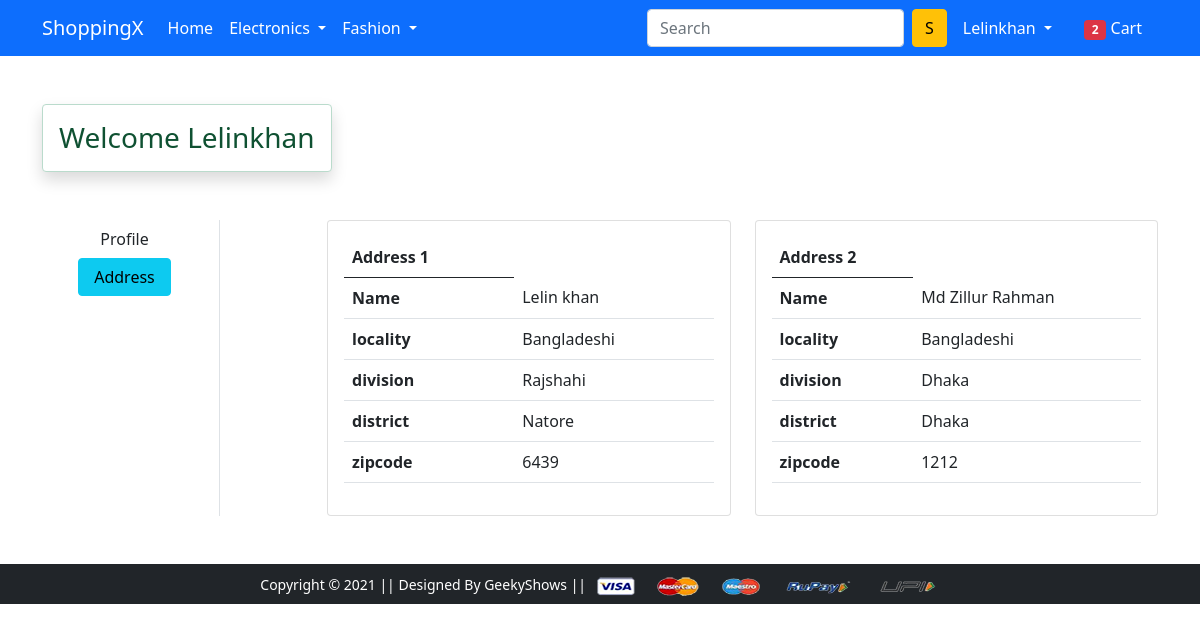
The app's page /address/ (signed in) with its own data.
### app/models.py (models this page shows, shortened)
class Customer(models.Model):
    user = models.ForeignKey(User, on_delete=models.CASCADE)
    name = models.CharField(max_length=200)
    locality = models.CharField(max_length=200)
    division = models.CharField(max_length=50)
    district = models.CharField(choices=DISTRICT_CHOICE, max_length=50)
    zipcode = models.IntegerField()

### app/views.py (the view)
# urls.py: path('address/', views.address, name='address'),
@login_required()
def address(request):
    total_cart = 0
    addr = Customer.objects.filter(user=request.user)
    if request.user.is_authenticated:
        total_cart += len(Cart.objects.filter(user=request.user))
    context = {'addr': addr,'total_cart':total_cart}
    return render(request, 'app/address.html', context)

### app/templates/app/address.html (shortened to what this page needs)
{% extends 'app/base.html' %}
{% load static %}
{% block main-content %}
<div class="container my-5">
 <div class="row">
 <div class=" d-inline-flex">
         <h3 class="shadow p-3 mb-5 bg-body rounded alert alert-success">Welcome {{user.username}}</h3>
    </div>
  <div class="col-sm-2  px-5 border-end">
   <ul class="list-unstyled">
    <li class="d-grid "><a href="{% url 'profile' %}" class="btn ">Profile</a></li>
    <li class="d-grid"><a href="{% url 'address' %}" class="btn btn-info">Address</a></li>
   </ul>
  </div>
  <div class="col-sm-9 offset-sm-1">
   <div class="row">
    {% for ad in addr %}
        <div class="col-sm-6">
         <div class="card">
          <div class="card-body">
           <table class="table">
             <thead>
               <tr>
                 <th scope="col">Address {{forloop.counter}}</th>
               </tr>
             </thead>
             <tbody>
               <tr>
                 <th scope="row">Name</th>
                 <td>{{ad.name}}</td>
               </tr>
               <tr>
                 <th scope="row">locality</th>
                 <td>{{ad.locality}}</td>
               </tr>
               <tr>
                 <th scope="row">division</th>
                 <td colspan="2">{{ad.division}}</td>
               </tr>
             <tr>
                 <th scope="row">district</th>
                 <td colspan="2">{{ad.district}}</td>
               </tr>
             <tr>
                 <th scope="row">zipcode</th>
                 <td colspan="2">{{ad.zipcode}}</td>
               </tr>
             </tbody>
           </table>
          </div>
         </div>
        </div>
       {% endfor %}
   </div>
  </div>
 </div>
</div>
{% endblock main-content %}

### app/templates/app/base.html (shortened to what this page needs)
<!doctype html>
{% load static %}
<html lang="en">
  <head>
    <link href="https://cdn.jsdelivr.net/npm/bootstrap@5.0.0-beta1/dist/css/bootstrap.min.css" rel="stylesheet">
    <link rel="stylesheet" href="{% static 'app/css/owl.carousel.min.css' %}">
    <link rel="stylesheet" href="{% static 'app/css/all.min.css' %}">
    <link rel="stylesheet" href="{% static 'app/css/style.css' %}">
  </head>
  <body>
    <nav class="navbar navbar-expand-lg navbar-dark bg-primary">
     <div class="container">
       <a class="navbar-brand" href="/">ShoppingX</a>
       <div class="collapse navbar-collapse" id="navbarSupportedContent">
         <ul class="navbar-nav me-auto mb-2 mb-lg-0">
           <li class="nav-item">
             <a class="nav-link active" aria-current="page" href="/">Home</a>
           </li>
           <li class="nav-item dropdown">
             <a class="nav-link dropdown-toggle text-white" href="#" id="electronicsDropdown" role="button" data-bs-toggle="dropdown" aria-expanded="false">
               Electronics
             </a>
           </li>
           <li class="nav-item dropdown">
             <a class="nav-link dropdown-toggle text-white" href="#" id="fashionDropdown" role="button" data-bs-toggle="dropdown" aria-expanded="false">
               Fashion
             </a>
           </li>
         </ul>
         <form class="d-flex" method="get" action="{% url 'search' %}">
           <input class="form-control me-2" name="query" type="text" placeholder="Search" aria-label="Search">
           <button class="btn btn-warning" type="submit">S</button>
         </form>
         <div>
          <ul class="navbar-nav me-auto mb-2 mb-lg-0">
              {% if request.user.is_authenticated %}
           <li class="nav-item dropdown mx-2">
              <a class="nav-link dropdown-toggle text-white" href="#" id="profileDropdown" role="button" data-bs-toggle="dropdown" aria-expanded="false">
                {{user.username}}
              </a>
            </li>
            <li class="nav-item mx-2">
             <a href="{% url 'show_cart' %}" class="nav-link text-white"><span class="badge bg-danger">{{total_cart}}</span> Cart </a>
            </li>
              {% endif %}
          </ul>
         </div>
       </div>
     </div>
    </nav>
    {% block main-content %} {% endblock main-content %}
    <footer class="container-fluid bg-dark text-center p-2 mt-5">
        <small class="text-white">Copyright &copy; 2021 || Designed By GeekyShows || </small>
        <img src="{% static 'app/images/payment.png' %}" alt="" srcset="" class="img-fluid" height="2px">
    </footer>
  </body>
</html>

### records on screen
Customer: name "Lelin khan", locality "Bangladeshi", division "Rajshahi", district "Natore", zipcode "6439"
Customer: name "Md Zillur Rahman", locality "Bangladeshi", division "Dhaka", district "Dhaka", zipcode "1212"

### other values on screen
{{ user.username }} "Lelinkhan"
{{ total_cart }} "2"
